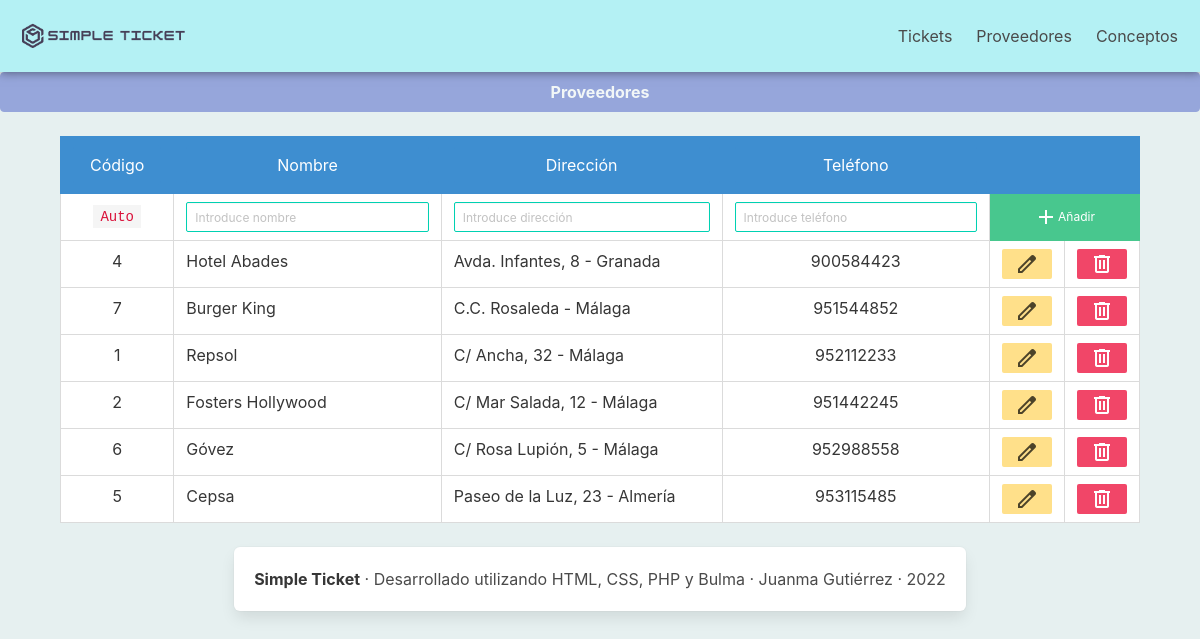
Page /providers/providers.php?order=DirPro on the committed database.
### tables this page shows
CREATE TABLE `proveedor` (
  `CodPro` int(11) NOT NULL,
  `NomPro` varchar(50) NOT NULL,
  `DirPro` varchar(50) NOT NULL,
  `TelPro` varchar(12) DEFAULT NULL
);

### providers/list.php (called while the page is built)
<?php
$listadoSqlProviders = "SELECT CodPro, NomPro, DirPro, TelPro
    FROM proveedor
    ORDER BY " . $_GET['order'];
$consulta = mysqli_query($conexion, $listadoSqlProviders);

### providers/print_table_row.php (the view)
<?php
while ($registro = mysqli_fetch_array($consulta)) {
?>
    <tr>
        <td class="small has-text-centered"><?= $registro["CodPro"] ?></td>
        <td><?= $registro["NomPro"] ?></td>
        <td><?= $registro["DirPro"] ?></td>
        <td class="has-text-centered"><?= $registro["TelPro"] ?></td>
        <td class="small">
            <div class="centered">
                <a href="providers.php?CodPro=<?= $registro['CodPro'] ?>&NomPro=<?= $registro['NomPro'] ?>&DirPro=<?= $registro['DirPro'] ?>&TelPro=<?= $registro['TelPro'] ?>&order=CodPro&accion=editar">
                    <button class='button is-small is-warning'>
                        <span class="material-symbols-outlined">edit</span>
                    </button>
                </a>
            </div>
        </td>
        <td class="small">
            <div class="centered">
                <a href="providers.php?CodPro=<?= $registro['CodPro'] ?>&accion=borrar">
                    <button class="button is-small is-danger">
                        <span class="material-symbols-outlined">delete</span>
                    </button>
                </a>
            </div>
        </td>
    </tr>
<?php
}
?>

### css/style.css (style rules this page uses)
* { padding: 0px; margin: 0px; box-sizing: border-box; }
html { background-color: #e6f0f0; }
.centered { display: grid; place-items: center; }
table, th, td { border-collapse: collapse; }
.small { width: 50px; }

### rows in the picture
proveedor: CodPro "4", NomPro "Hotel Abades", DirPro "Avda. Infantes, 8 - Granada", TelPro "900584423"
proveedor: CodPro "7", NomPro "Burger King", DirPro "C.C. Rosaleda - Málaga", TelPro "951544852"
proveedor: CodPro "1", NomPro "Repsol", DirPro "C/ Ancha, 32 - Málaga", TelPro "952112233"
proveedor: CodPro "2", NomPro "Fosters Hollywood", DirPro "C/ Mar Salada, 12 - Málaga", TelPro "951442245"
proveedor: CodPro "6", NomPro "Góvez", DirPro "C/ Rosa Lupión, 5 - Málaga", TelPro "952988558"
proveedor: CodPro "5", NomPro "Cepsa", DirPro "Paseo de la Luz, 23 - Almería", TelPro "953115485"
